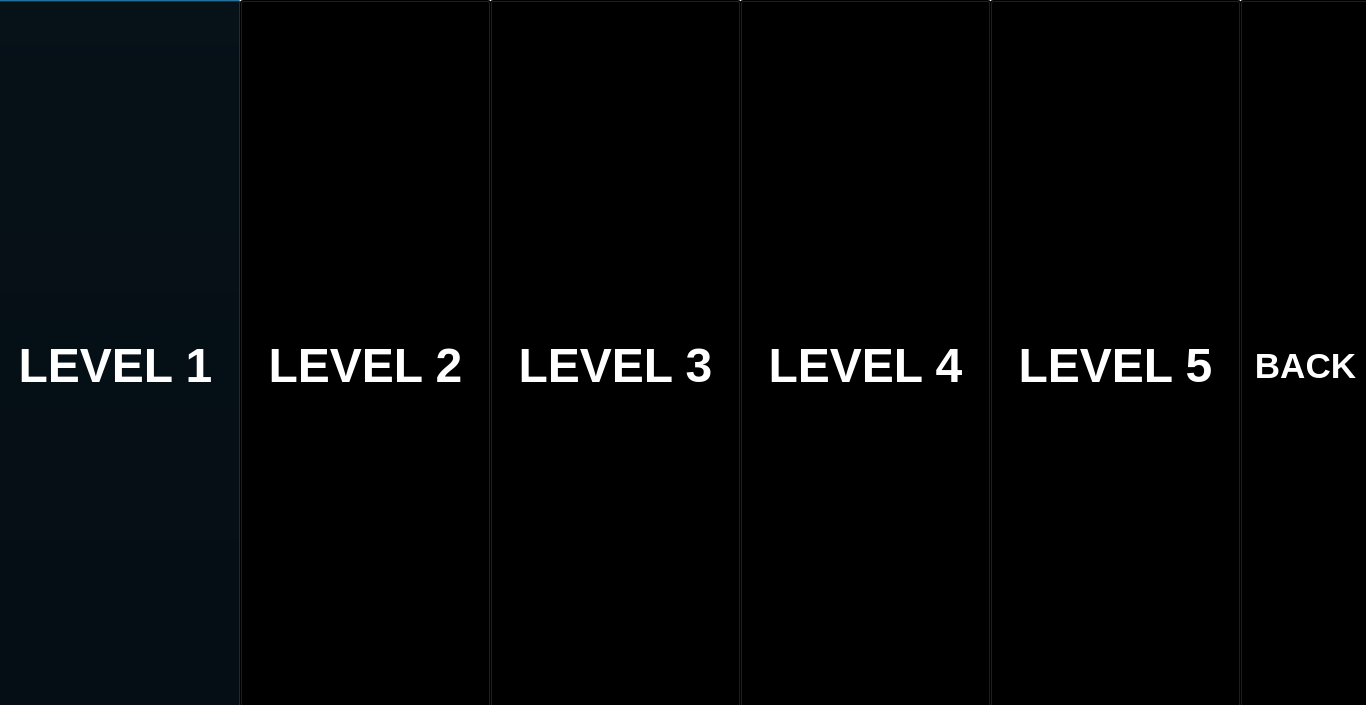
<?xml version="1.0" encoding="UTF-8"?>
<ui version="4.0">
 <class>Dialog</class>
 <widget class="QDialog" name="Dialog">
  <property name="geometry">
   <rect>
    <x>0</x>
    <y>0</y>
    <width>1366</width>
    <height>705</height>
   </rect>
  </property>
  <property name="windowTitle">
   <string>Dialog</string>
  </property>
  <widget class="QLabel" name="label">
   <property name="geometry">
    <rect>
     <x>0</x>
     <y>-20</y>
     <width>1361</width>
     <height>741</height>
    </rect>
   </property>
   <property name="styleSheet">
    <string notr="true">.QLabel {
background-color: white;
}</string>
   </property>
   <property name="text">
    <string/>
   </property>
  </widget>
  <widget class="QPushButton" name="lvl_one">
   <property name="geometry">
    <rect>
     <x>-10</x>
     <y>0</y>
     <width>251</width>
     <height>731</height>
    </rect>
   </property>
   <property name="font">
    <font>
     <pointsize>36</pointsize>
     <weight>75</weight>
     <bold>true</bold>
    </font>
   </property>
   <property name="styleSheet">
    <string notr="true">.QPushButton {
color: white;
background-color: black;
}

.QPushButton:hover {
background-color: white;
color: black;
}</string>
   </property>
   <property name="text">
    <string>LEVEL 1</string>
   </property>
  </widget>
  <widget class="QPushButton" name="lvl_two">
   <property name="geometry">
    <rect>
     <x>240</x>
     <y>0</y>
     <width>251</width>
     <height>731</height>
    </rect>
   </property>
   <property name="font">
    <font>
     <pointsize>36</pointsize>
     <weight>75</weight>
     <bold>true</bold>
    </font>
   </property>
   <property name="styleSheet">
    <string notr="true">.QPushButton {
color: white;
background-color: black;
}

.QPushButton:hover {
background-color: white;
color: black;
}</string>
   </property>
   <property name="text">
    <string>LEVEL 2</string>
   </property>
  </widget>
  <widget class="QPushButton" name="lvl_three">
   <property name="geometry">
    <rect>
     <x>490</x>
     <y>0</y>
     <width>251</width>
     <height>731</height>
    </rect>
   </property>
   <property name="font">
    <font>
     <pointsize>36</pointsize>
     <weight>75</weight>
     <bold>true</bold>
    </font>
   </property>
   <property name="styleSheet">
    <string notr="true">.QPushButton {
color: white;
background-color: black;
}

.QPushButton:hover {
background-color: white;
color: black;
}</string>
   </property>
   <property name="text">
    <string>LEVEL 3</string>
   </property>
  </widget>
  <widget class="QPushButton" name="lvl_four">
   <property name="geometry">
    <rect>
     <x>740</x>
     <y>0</y>
     <width>251</width>
     <height>731</height>
    </rect>
   </property>
   <property name="font">
    <font>
     <pointsize>36</pointsize>
     <weight>75</weight>
     <bold>true</bold>
    </font>
   </property>
   <property name="styleSheet">
    <string notr="true">.QPushButton {
color: white;
background-color: black;
}

.QPushButton:hover {
background-color: white;
color: black;
}</string>
   </property>
   <property name="text">
    <string>LEVEL 4</string>
   </property>
  </widget>
  <widget class="QPushButton" name="lvl_five">
   <property name="geometry">
    <rect>
     <x>990</x>
     <y>0</y>
     <width>251</width>
     <height>731</height>
    </rect>
   </property>
   <property name="font">
    <font>
     <pointsize>36</pointsize>
     <weight>75</weight>
     <bold>true</bold>
    </font>
   </property>
   <property name="styleSheet">
    <string notr="true">.QPushButton {
color: white;
background-color: black;
}

.QPushButton:hover {
background-color: white;
color: black;
}</string>
   </property>
   <property name="text">
    <string>LEVEL 5</string>
   </property>
  </widget>
  <widget class="QPushButton" name="back_btn">
   <property name="geometry">
    <rect>
     <x>1240</x>
     <y>0</y>
     <width>131</width>
     <height>731</height>
    </rect>
   </property>
   <property name="font">
    <font>
     <pointsize>26</pointsize>
     <weight>75</weight>
     <bold>true</bold>
    </font>
   </property>
   <property name="styleSheet">
    <string notr="true">.QPushButton {
color: white;
background-color: black;
}

.QPushButton:hover {
background-color: white;
color: black;
}</string>
   </property>
   <property name="text">
    <string>BACK</string>
   </property>
  </widget>
 </widget>
 <resources/>
 <connections/>
</ui>
